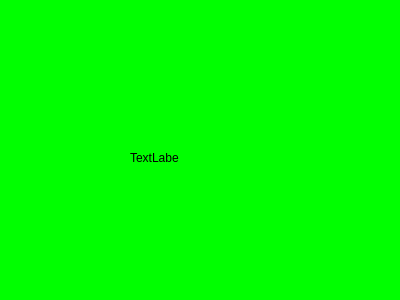
<?xml version="1.0" encoding="UTF-8"?>
<ui version="4.0">
 <class>Form</class>
 <widget class="QWidget" name="Form">
  <property name="geometry">
   <rect>
    <x>0</x>
    <y>0</y>
    <width>400</width>
    <height>300</height>
   </rect>
  </property>
  <property name="windowTitle">
   <string>Form</string>
  </property>
  <property name="styleSheet">
   <string notr="true">background-color: rgb(0, 255, 0)</string>
  </property>
  <widget class="QLabel" name="label">
   <property name="geometry">
    <rect>
     <x>130</x>
     <y>150</y>
     <width>49</width>
     <height>16</height>
    </rect>
   </property>
   <property name="text">
    <string>TextLabel</string>
   </property>
  </widget>
 </widget>
 <resources/>
 <connections/>
</ui>
